Frame 1 (no input): blank canvas, image omitted
Frame 60 (the mouse pressed at the canvas centre just before this capture): blank canvas, image omitted
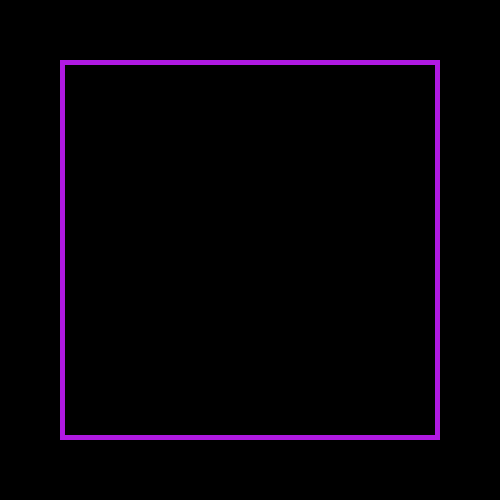
Frame 120 (the mouse held since frame 60 and released just before this capture)

The Processing sketch whose frames 1 and 60 were blank and that drew this single picture after the mouse press (run headless with seeded random() and noise(); from frame 60 on, the mouse is pressed at the canvas centre):

// Processing sketch: Notes_2_Incrementation
// ── Notes_2_Incrementation.pde
// - 5 evenly spaced rectangles
// - start with 0 rectangles
// - 1 new rectangle to appear every time
//   the mouse is pressed
// - When a key is pressed, reset the number
//   of rectangles to 0

// Incrementation Operators
// var++; ==> var = var + 1;
// var--; ==> var = var - 1;
// var += 3; ==> var = var + 3;
// var += 104; ==> var = var + 104;
// var -= 63; ==> var = var - 63;
// var *= 17; ==> var = var * 17;
// var /= 45; ==> var = var / 45;

int total = 0;

void setup() {
  size(500, 500);
}

void draw() {
  background(0);
  float spacing = width / (float)total;
  float offset = spacing / 2.0;

  for (int i = 0; i < total; i++) {
    stroke(175, 25, 225);
    noFill();
    strokeWeight(5);
    rectMode(CENTER);
    float x = (i * spacing) + offset;
    float y = height / 2.0;
    float s = spacing * 0.75;
    rect(x, y, s, s);
  }
}

void mousePressed() {
  total++;
}

void keyPressed() {
  total = 0; 
}
